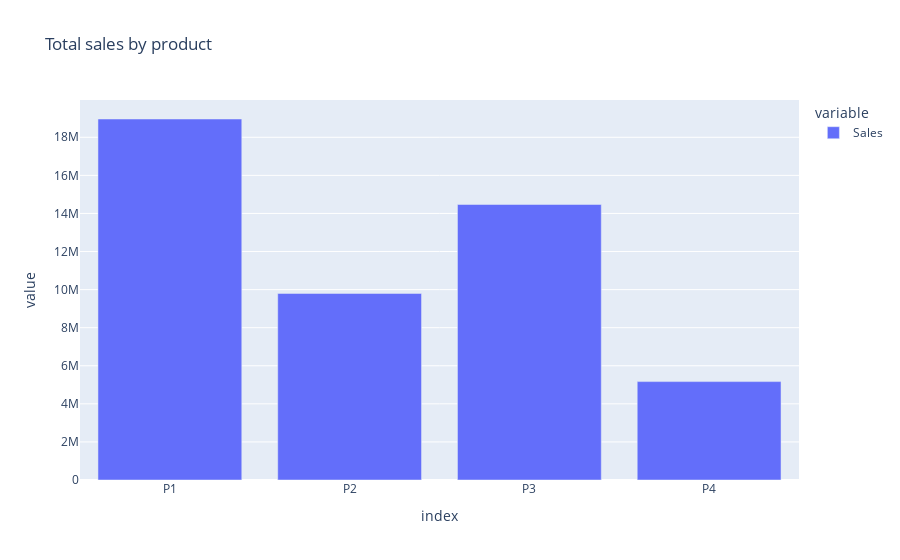

Here is the notebook cell this chart was saved with:
### Markdown cell above
## Task 2. Out of all four products , which product has seen the highest sales in all the given years?
Answer: product 1

### Code cell
p1 = df["Q-P1"].sum()
p2 = df["Q-P2"].sum()
p3 = df["Q-P3"].sum()
p4 = df["Q-P4"].sum()

dz = pd.DataFrame({"Sales": [p1, p2, p3, p4]}, index=["P1", "P2", "P3", "P4"])

dz.head()

fig = px.bar(dz, title='Total sales by product')
fig.show()

### Figure 1 — Plotly figure (JSON) as saved in the notebook; plotly's stock layout.template omitted (floating-point values rounded to 4 significant figures)
{"data": [{"alignmentgroup": "True", "hovertemplate": "variable=Sales<br>index=%{x}<br>value=%{y}<extra></extra>", "legendgroup": "Sales", "marker": {"color": "#636efa", "pattern": {"shape": ""}}, "name": "Sales", "offsetgroup": "Sales", "orientation": "v", "showlegend": true, "textposition": "auto", "type": "bar", "x": ["P1", "P2", "P3", "P4"], "xaxis": "x", "y": [18960506, 9799295, 14470404, 5168100], "yaxis": "y"}], "layout": {"barmode": "relative", "legend": {"title": {"text": "variable"}, "tracegroupgap": 0}, "title": {"text": "Total sales by product"}, "xaxis": {"anchor": "y", "domain": [0, 1], "title": {"text": "index"}}, "yaxis": {"anchor": "x", "domain": [0, 1], "title": {"text": "value"}}}}
